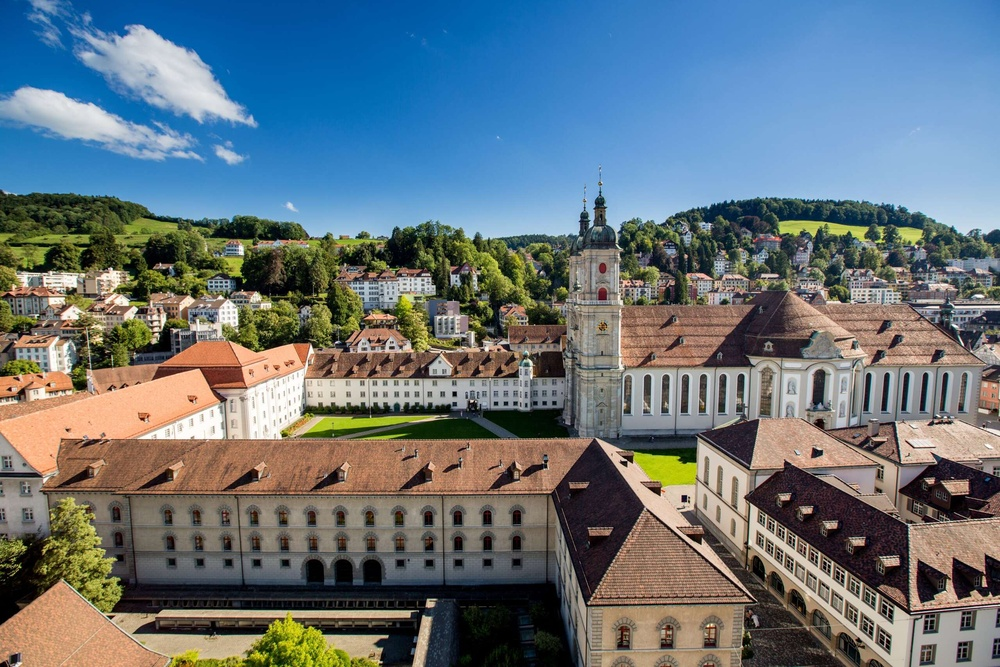
#> input picture HW1_Wen En/stgallen_view.jpg, 1000 x 667 px, shrunk from 2560 x 1707 before the run
$ python StatisticsFinance_Unit5.py
#> lines starting #> are read from the running program, lines starting #| are printed output that depends on the picture
#!/usr/bin/env python3
# -*- coding: utf-8 -*-
"""
Created on Fri Nov  4 16:12:10 2022

@author: wenenlim
"""

"""
Fourier Transformation
"""
from PIL import Image
from numpy.fft import fft,ifft
import numpy as np
# Open the image by using Python Imaging Library(PIL)
image_before=Image.open('stgallen_view.jpg')
#> image_before is the input picture: PIL image 1000x667 RGB; mean R, G, B 102.9, 116, 123.2
# Decoding and encoding image to float number
image_int=np.fromstring(image_before.tobytes(), dtype=np.int8)
# Processing Fourier transform
fft_transformed=fft(image_int)
# Filter the lower frequency, i.e. employ a high pass
fft_transformed=np.where(np.absolute(fft_transformed) < 9e4,0,fft_transformed)
# Inverse Fourier transform
fft_transformed=ifft(fft_transformed)
# Keep the real part
fft_transformed=np.int8(np.real(fft_transformed))
# Output the image
image_output=Image.frombytes(image_before.mode, image_before.size, fft_transformed)
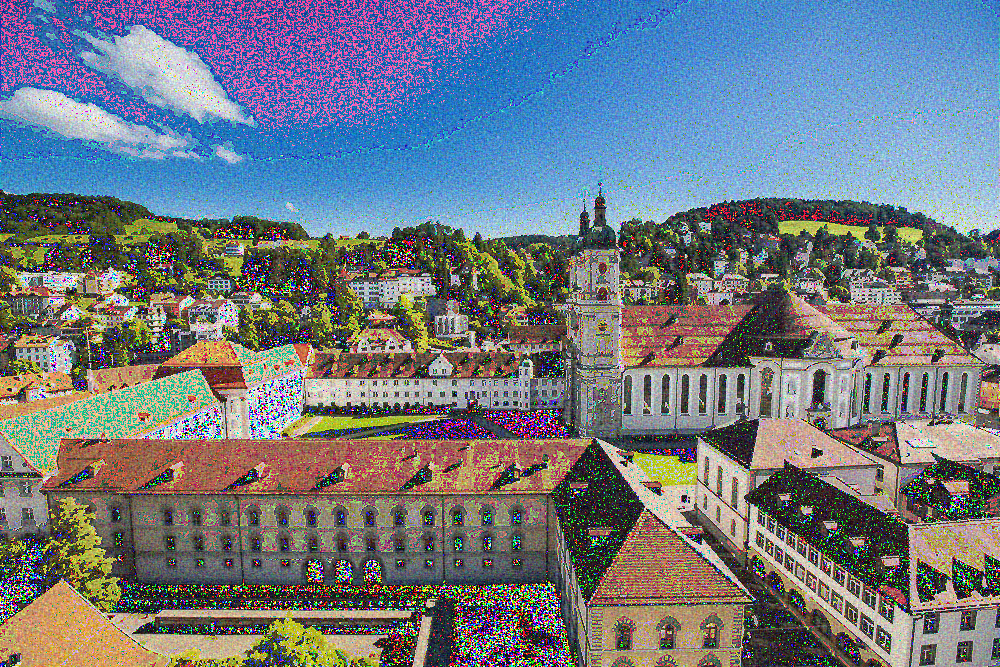
#> image_output: PIL image 1000x667 RGB; mean R, G, B 113.6, 120.6, 128.7
image_output.show()
